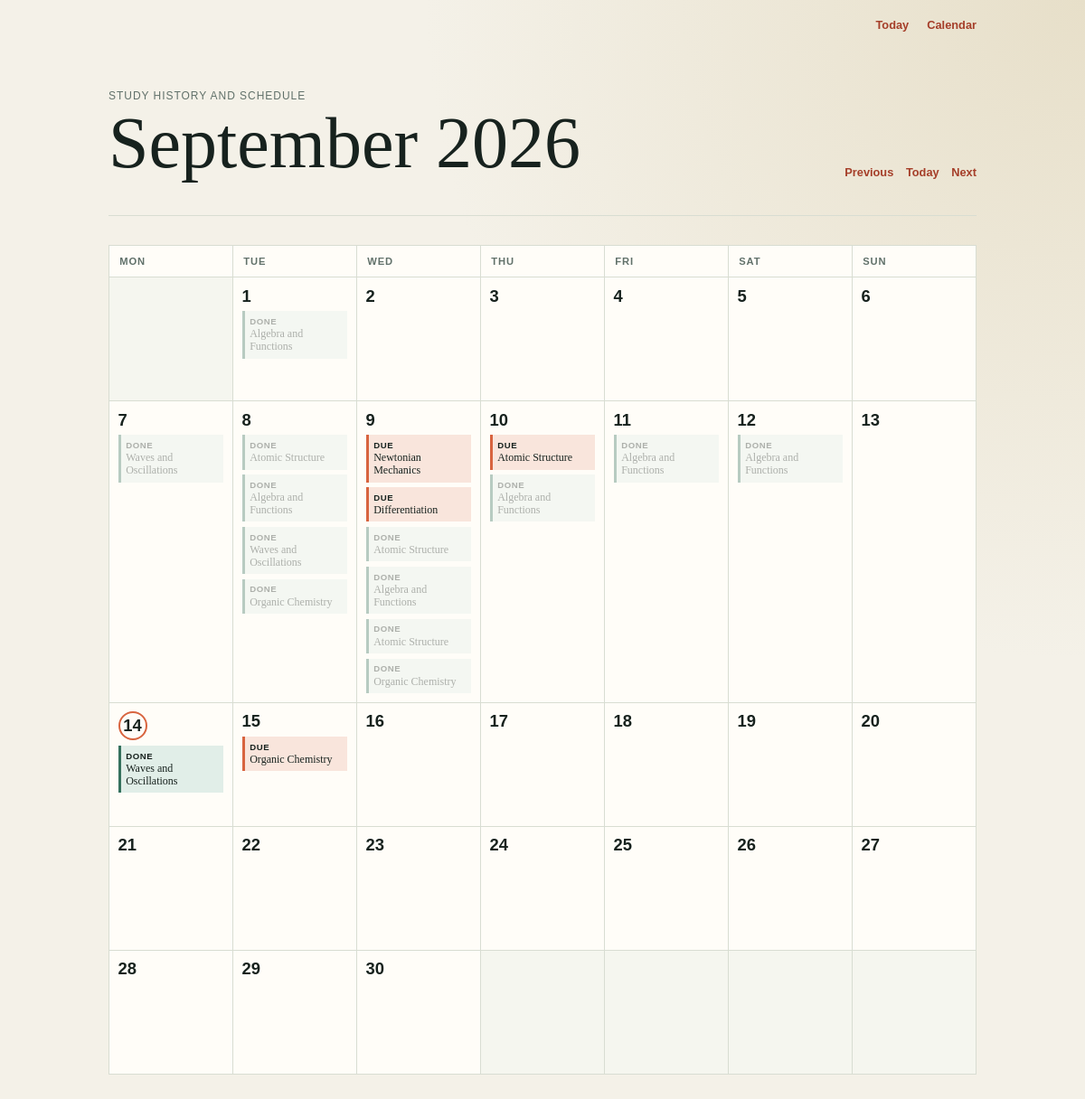
/calendar, run on an earlier commit of the app's database.
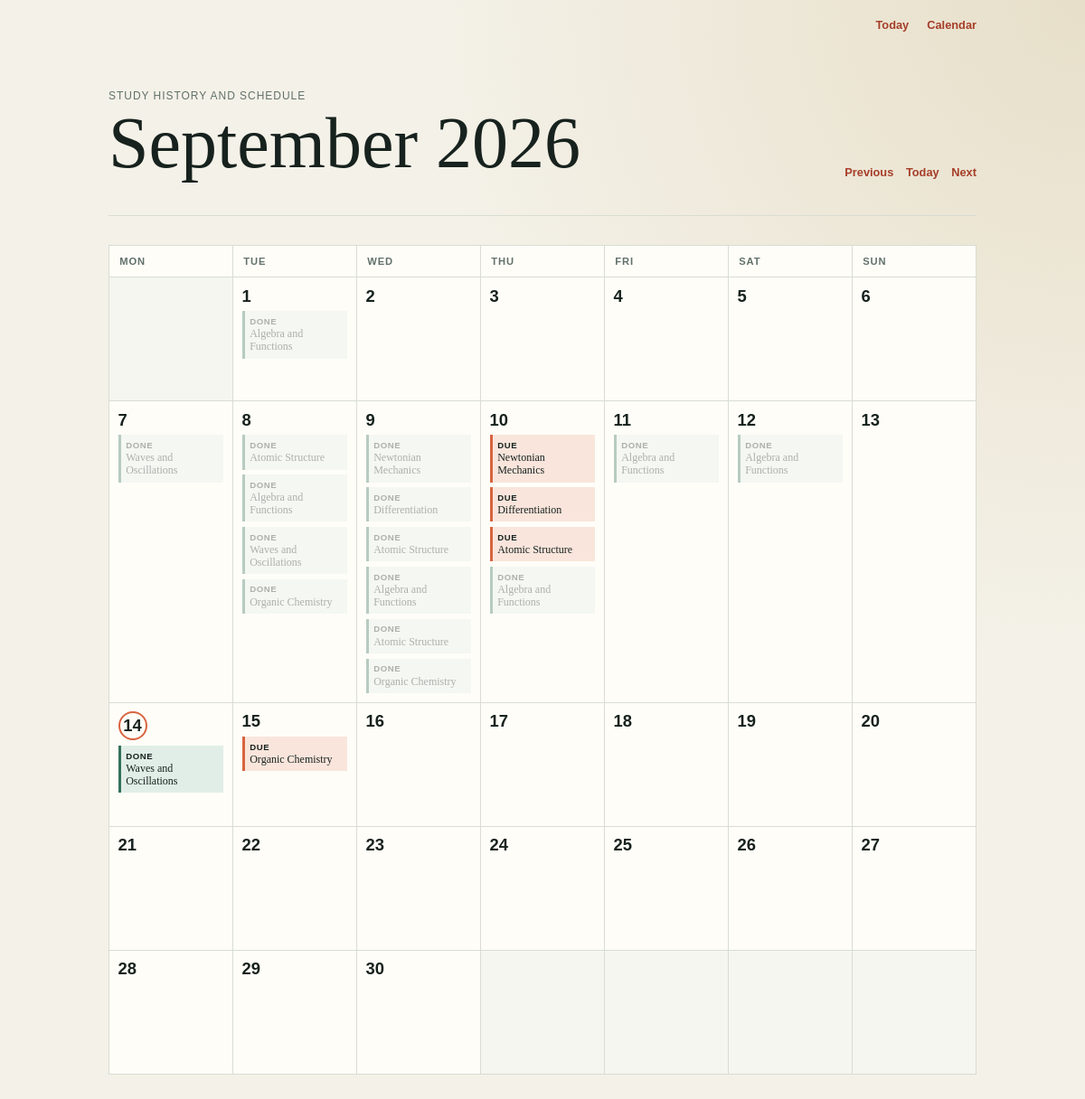
And on a later commit of the database.
### app.py (models this page shows, shortened)
class Review(db.Model):
    __tablename__ = 'reviews'
    id = db.Column(db.Integer, primary_key=True)
    topic_id = db.Column(db.Integer, db.ForeignKey('topics.id'), nullable=False)
    grade = db.Column(db.Integer, nullable=False)
    reviewed_at = db.Column(db.DateTime, default=utc_now_naive, nullable=False)
    topic = db.relationship('Topic', back_populates='reviews')

class Topic(db.Model):
    __tablename__ = 'topics'
    id = db.Column(db.Integer, primary_key=True)
    subject = db.Column(db.String(100), nullable=False)       # e.g., "Physics"
    title = db.Column(db.String(150), nullable=False)         # e.g., "Newtonian Mechanics"
    interval = db.Column(db.Integer, default=0)               # Days until next review
    repetition = db.Column(db.Integer, default=0)             # Successful review streak
    ease_factor = db.Column(db.Float, default=2.5)            # Interval multiplier
    due_date = db.Column(db.DateTime, default=utc_now_naive) # When it should appear on the to-do list
    reviews = db.relationship('Review', back_populates='topic', cascade='all, delete-orphan')
    def review(self, grade, reviewed_at=None):
        """Apply an SM-2 review grade and schedule the next review."""
        if grade not in {1, 3, 5}:
            raise ValueError('grade must be 1, 3, or 5')
        quality_gap = 5 - grade
        self.ease_factor = max(
            1.3,
            self.ease_factor + 0.1 - quality_gap * (0.08 + quality_gap * 0.02),
        )
        if grade == 1:
            self.repetition = 0
            self.interval = 1
        elif self.repetition == 0:
            self.repetition = 1
            self.interval = 1
        elif self.repetition == 1:
            self.repetition = 2
            self.interval = 6
        else:
            self.interval = max(1, round(self.interval * self.ease_factor))
            self.repetition += 1
        review_start = reviewed_at or utc_now_naive()
        self.due_date = review_start + timedelta(days=self.interval)

### app.py (the view)
@app.route('/calendar')
def calendar_view():
    today = local_now().date()
    try:
        year = int(request.args.get('year', today.year))
        month = int(request.args.get('month', today.month))
        month_start = date(year, month, 1)
    except (TypeError, ValueError):
        abort(400, description='Invalid calendar month.')
    month_end = date(
        year, month, calendar_module.monthrange(year, month)[1]
    )
    local_range_start = datetime.combine(
        month_start, datetime.min.time(), tzinfo=LOCAL_TIMEZONE
    )
    local_range_end = datetime.combine(
        month_end + timedelta(days=1), datetime.min.time(), tzinfo=LOCAL_TIMEZONE
    )
    range_start = local_datetime_to_utc_naive(local_range_start)
    range_end = local_datetime_to_utc_naive(local_range_end)
    due_topics = Topic.query.filter(
        Topic.due_date >= range_start,
        Topic.due_date < range_end,
    ).order_by(Topic.due_date.asc()).all()
    reviews = Review.query.filter(
        Review.reviewed_at >= range_start,
        Review.reviewed_at < range_end,
    ).order_by(Review.reviewed_at.asc()).all()
    due_by_date = defaultdict(list)
    for topic in due_topics:
        due_by_date[utc_naive_to_local_date(topic.due_date)].append(topic)
    reviews_by_date = defaultdict(list)
    for review in reviews:
        reviews_by_date[utc_naive_to_local_date(review.reviewed_at)].append(review)
    weeks = []
    for week in calendar_module.monthcalendar(year, month):
        days = []
        for day_number in week:
            day = date(year, month, day_number) if day_number else None
            days.append(day)
        weeks.append(days)
    previous_month = month_start - timedelta(days=1)
    next_month = month_end + timedelta(days=1)
    current_week_start = today - timedelta(days=today.weekday())
    current_week_end = current_week_start + timedelta(days=6)
    return render_template(
        'calendar.html',
        month_name=month_start.strftime('%B %Y'),
        weeks=weeks,
        today=today,
        due_by_date=due_by_date,
        reviews_by_date=reviews_by_date,
        current_week_start=current_week_start,
        current_week_end=current_week_end,
        previous_month=previous_month,
        next_month=next_month,
    )

### app.py (called while the page is built)
def local_now():
    return datetime.now(timezone.utc).astimezone(LOCAL_TIMEZONE)

def local_datetime_to_utc_naive(value):
    return value.astimezone(timezone.utc).replace(tzinfo=None)

def utc_naive_to_local_date(value):
    return value.replace(tzinfo=timezone.utc).astimezone(LOCAL_TIMEZONE).date()

### templates/calendar.html (shortened to what this page needs)
{% extends "layout.html" %}
{% block content %}
    <main class="calendar-page">
        <header class="calendar-header">
            <div>
                <p class="eyebrow">Study history and schedule</p>
                <h1>{{ month_name }}</h1>
            </div>
            <div class="month-nav" aria-label="Change month">
                <a href="{{ url_for('calendar_view', year=previous_month.year, month=previous_month.month) }}">Previous</a>
                <a href="{{ url_for('calendar_view') }}">Today</a>
                <a href="{{ url_for('calendar_view', year=next_month.year, month=next_month.month) }}">Next</a>
            </div>
        </header>
        <section class="calendar" aria-label="{{ month_name }} study calendar">
            <div class="weekday-row">
                {% for weekday in ('Monday', 'Tuesday', 'Wednesday', 'Thursday', 'Friday', 'Saturday', 'Sunday') %}
                    <div class="weekday">{{ weekday[:3] }}</div>
                {% endfor %}
            </div>
            {% for week in weeks %}
                <div class="calendar-week">
                    {% for day in week %}
                        <div class="calendar-day{% if not day %} outside-month{% endif %}{% if day == today %} today{% endif %}{% if day %} drop-target{% endif %}"{% if day %} data-target-date="{{ day.isoformat() }}"{% endif %}>
                            {% if day %}
                                <div class="desktop-day-content">
                                    <time datetime="{{ day.isoformat() }}" class="day-number">{{ day.day }}</time>
                                    {% for topic in due_by_date.get(day, []) %}
                                        <div class="calendar-item upcoming topic-trigger draggable-topic{% if day > current_week_end %} future-scheduled{% endif %}" draggable="true" data-topic-id="{{ topic.id }}" data-reschedule-url="{{ url_for('reschedule_topic', topic_id=topic.id) }}" data-title="{{ topic.title }}" data-subject="{{ topic.subject }}" data-review-date="{{ day.isoformat() }}" data-repetition="{{ topic.repetition }}" data-interval="{{ topic.interval }}" data-ease-factor="{{ '%.2f'|format(topic.ease_factor) }}">
                                            <span class="item-label">Due</span>
                                            <span>{{ topic.title }}</span>
                                        </div>
                                    {% endfor %}
                                    {% for review in reviews_by_date.get(day, []) %}
                                        <div class="calendar-item completed topic-trigger draggable-topic{% if day < current_week_start %} past-reviewed{% endif %}" draggable="true" data-topic-id="{{ review.topic.id }}" data-reschedule-url="{{ url_for('reschedule_topic', topic_id=review.topic.id) }}" data-title="{{ review.topic.title }}" data-subject="{{ review.topic.subject }}" data-review-date="{{ day.isoformat() }}" data-repetition="{{ review.topic.repetition }}" data-interval="{{ review.topic.interval }}" data-ease-factor="{{ '%.2f'|format(review.topic.ease_factor) }}">
                                            <span class="item-label">Done</span>
                                            <span>{{ review.topic.title }}</span>
                                        </div>
                                    {% endfor %}
                                </div>
                            {% endif %}
                        </div>
                    {% endfor %}
                </div>
            {% endfor %}
        </section>
    </main>
{% endblock %}

### templates/layout.html (shortened to what this page needs)
<!DOCTYPE html>
<html lang="en">
    <head>
        <link rel="stylesheet" href="{{ url_for('static', filename='style.css') }}">
    </head>
    <body>
        <nav class="site-nav" aria-label="Main navigation">
            <a href="{{ url_for('index') }}">Today</a>
            <a href="{{ url_for('calendar_view') }}">Calendar</a>
        </nav>
        {% block content %}{% endblock %}
    </body>
</html>

### static/style.css (style rules this page uses)
* { box-sizing: border-box; }
:root { --ink: #17221e; --muted: #61716a; --paper: #f4f1e8; --surface: #fffdf8; --line: #d8ddd2; --accent: #d8643f; --accent-dark: #a53e29; }
body { margin: 0; color: var(--ink); background: radial-gradient(circle at top right, #e7dfc9, var(--paper) 42%); font-family: Georgia, "Times New Roman", serif; }
.site-nav { display: flex; justify-content: flex-end; gap: 1.25rem; width: min(960px, calc(100% - 2rem)); margin: 0 auto; padding: 1.25rem 0 0; font: 600 0.8rem "Trebuchet MS", sans-serif; }
.site-nav a, .month-nav a { color: var(--accent-dark); text-decoration: none; }
main { width: min(760px, calc(100% - 2rem)); margin: 0 auto; padding: 4rem 0; }
header { border-bottom: 1px solid var(--line); padding-bottom: 2rem; }
.eyebrow, .subject, .meta { margin: 0; color: var(--muted); font-family: "Trebuchet MS", sans-serif; font-size: 0.75rem; letter-spacing: 0.08em; text-transform: uppercase; }
h1 { margin: 0.45rem 0 0.6rem; font-size: clamp(2.5rem, 8vw, 5rem); font-weight: 400; line-height: 0.95; }
.calendar-page { width: min(960px, calc(100% - 2rem)); }
.calendar-header { display: flex; align-items: end; justify-content: space-between; gap: 1rem; }
.month-nav { display: flex; gap: 0.85rem; padding-bottom: 0.5rem; font: 600 0.8rem "Trebuchet MS", sans-serif; }
.calendar { margin-top: 2rem; border-top: 1px solid var(--line); border-left: 1px solid var(--line); background: var(--surface); }
.weekday-row, .calendar-week { display: grid; grid-template-columns: repeat(7, minmax(0, 1fr)); }
.weekday { padding: 0.7rem; border-right: 1px solid var(--line); border-bottom: 1px solid var(--line); color: var(--muted); font: 600 0.7rem "Trebuchet MS", sans-serif; letter-spacing: 0.08em; text-transform: uppercase; }
.calendar-day { min-height: 8.5rem; padding: 0; border-right: 1px solid var(--line); border-bottom: 1px solid var(--line); }
.calendar-day.outside-month { background: rgba(216, 221, 210, 0.25); }
.day-number { display: block; font: 600 1.15rem "Trebuchet MS", sans-serif; }
.calendar-day.today .day-number { display: grid; place-items: center; width: 2rem; height: 2rem; border: 2px solid var(--accent); border-radius: 50%; background: var(--surface); }
.desktop-day-content { display: block; min-height: 8.5rem; padding: 0.6rem; }
.calendar-item { display: grid; gap: 0.15rem; margin-top: 0.35rem; padding: 0.35rem; font-size: 0.75rem; line-height: 1.15; }
.draggable-topic { cursor: grab; }
.future-scheduled, .past-reviewed { opacity: 0.35; }
.topic-trigger { cursor: pointer; }
.calendar-item.upcoming { border-left: 3px solid var(--accent); background: #f9e5dc; }
.calendar-item.completed { border-left: 3px solid #35715d; background: #e1eee8; }
.item-label { font: 600 0.6rem "Trebuchet MS", sans-serif; letter-spacing: 0.06em; text-transform: uppercase; }

What changed in the data, as far as the page shows it:
added Review: topic "Newtonian Mechanics", shown under "9"
added Review: topic "Differentiation", shown under "9"
changed Topic "Newtonian Mechanics": moves from the list under "9" to the list under "10"
changed Topic "Differentiation": moves from the list under "9" to the list under "10"
